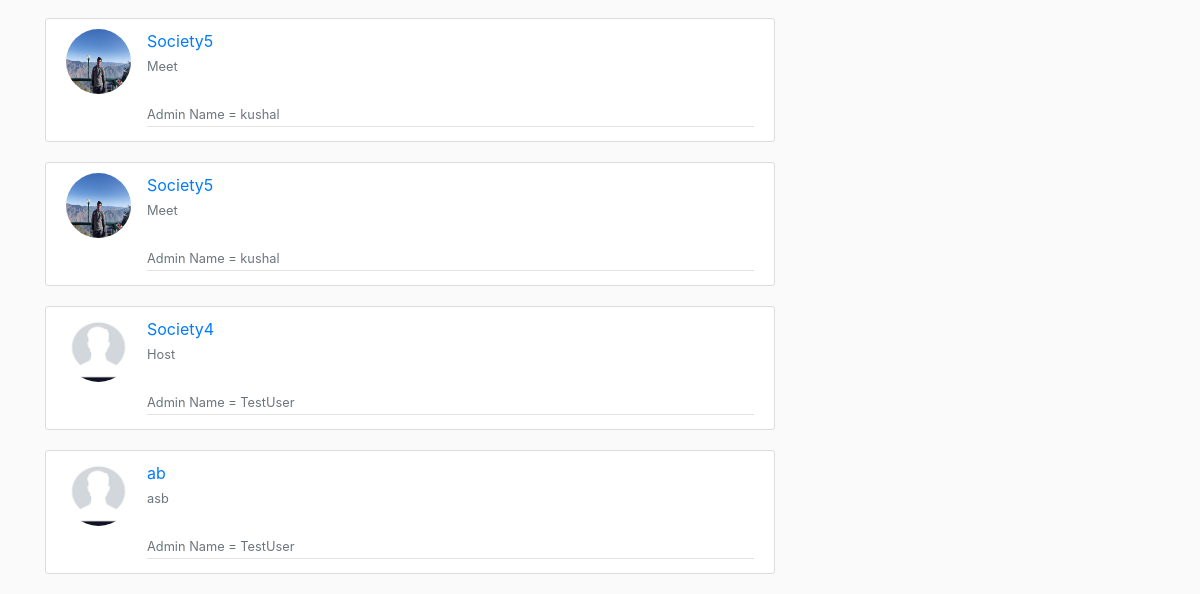
The app's page /profile/society/ (signed in, lower part), older data.
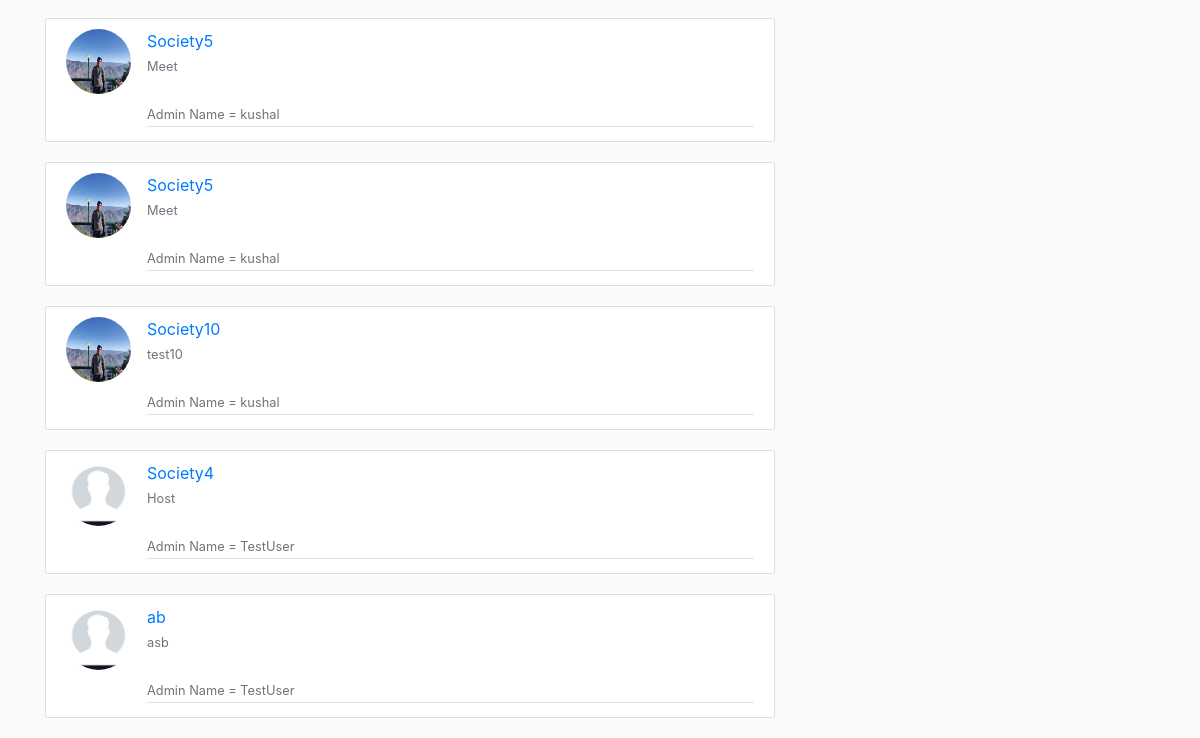
The same page, newer data.
### blog/models.py (models this page shows, shortened)
class Society(models.Model):
    Name = models.CharField(max_length = 100)
    Discription = models.TextField()
    Admin = models.ForeignKey(User, on_delete = models.CASCADE)
    Pending_List = models.ManyToManyField(User, related_name = 'pending_list')
    Participation_on = models.BooleanField()
    Voting_on = models.BooleanField()
    Voting_process_on = models.BooleanField()

### users/models.py (models this page shows, shortened)
class Profile(models.Model):
    user =  models.OneToOneField(User, on_delete = models.CASCADE)
    image = models.ImageField(default = 'default.jpg', upload_to = 'profile_pics')

### users/views.py (the view, shortened to what this page needs)
# urls.py: path('society/',  users_views.society, name = 'My Societies'), #done
@login_required
def society(request):
    search_name = ''
    societies= request.user.society_set.all()
    total_societies= Society.objects.all()
    res=[]
    context = {
        'societies' : societies,
        'search_name' : search_name
    }
    return render(request, 'users/society.html',context)

### users/templates/users/society.html (shortened to what this page needs)
{%extends "blog/base.html" %}
{%block content%}
    {% for society in societies%}
    <article class="media content-section">
    <img class = "rounded-circle article-img"src = "{{ society.Admin.profile.image.url }}">
    <div class="media-body">
      <div class="article-metadata">
        <a class="mr-2" href="{%url 'society-detail' society.id%}">{{ society.Name }}</a>
        <small class="text-muted"><br>{{ society.Discription }}</br></small>
        <small class="text-muted"><br>Admin Name = {{ society.Admin.username }}</br></small>
      </div>
    </div>
    </article>
  {% endfor %}
    {% for society in user.member.socities.all %}
    <article class="media content-section">
    <img class = "rounded-circle article-img"src = "{{ society.Admin.profile.image.url }}">
    <div class="media-body">
      <div class="article-metadata">
        <a class="mr-2" href="{%url 'society-detail' society.id%}">{{ society.Name }}</a>
        <small class="text-muted"><br>{{ society.Discription }}</br></small>
        <small class="text-muted"><br>Admin Name = {{ society.Admin.username }}</br></small>
      </div>
    </div>
    </article>
    {% endfor %}
{%endblock content%}

Row changes from the older to the newer data that the page shows:
added Society: Admin.profile.image (picture), Name "Society10", Discription "test10", Admin.username "kushal"
